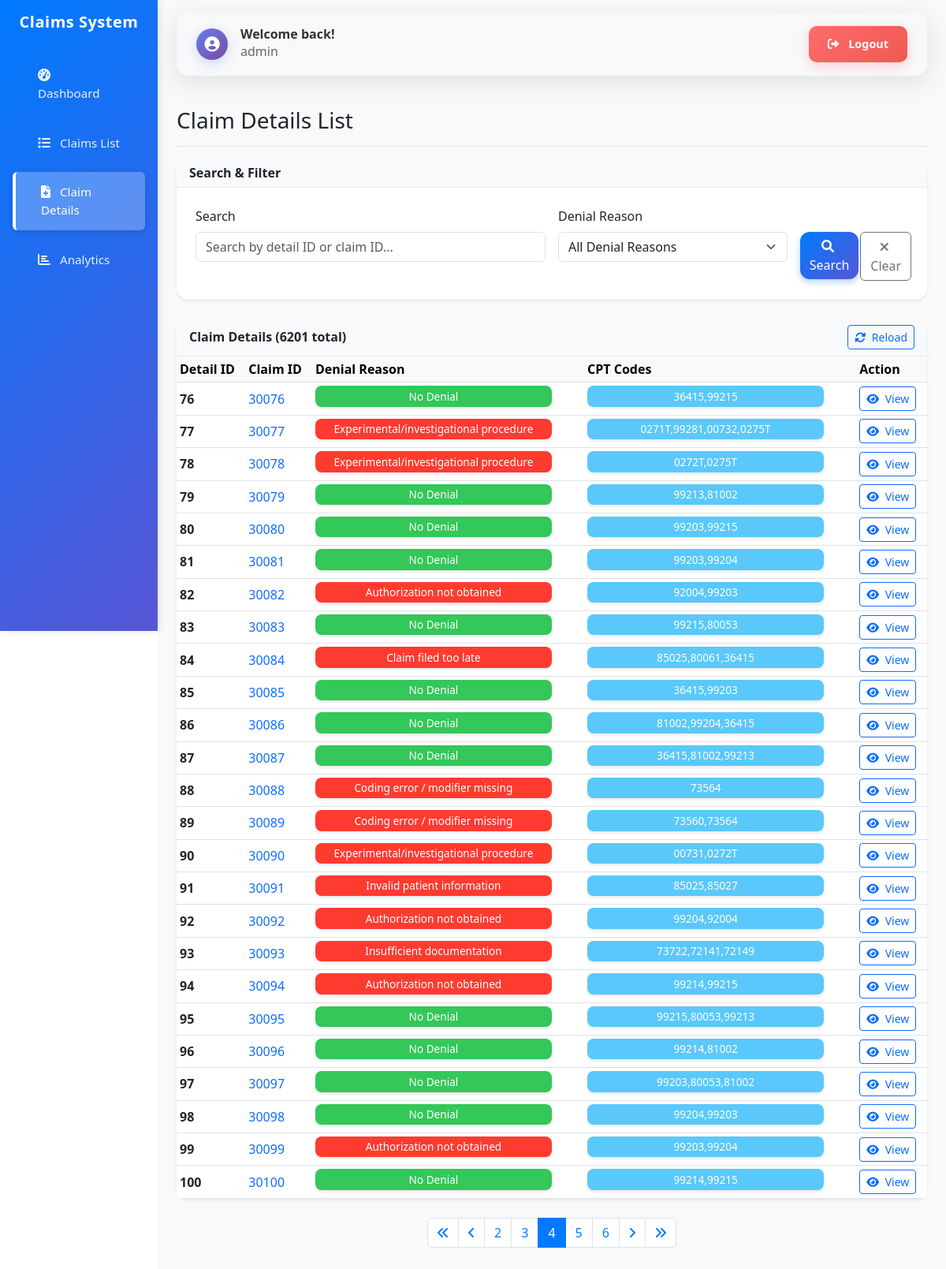
Screenshot of /dashboard/claim-details/?page=4 (signed in) with the database file from the repository.
### claims/models.py (models this page shows, shortened)
class ClaimDetail(models.Model):
    id = models.IntegerField(primary_key=True)
    claim_id = models.BigIntegerField()
    denial_reason = models.CharField(max_length=500, blank=True, null=True)
    cpt_codes = models.CharField(max_length=500, blank=True, null=True)
    class Meta:
        db_table = 'claim_detail'
        verbose_name = 'Claim Detail'
        verbose_name_plural = 'Claim Details'

### claims/views.py (the view)
# urls.py: path('claim-details/', views.claim_details_list, name='claim_details_list'),
@login_required
def claim_details_list(request):
    details = ClaimDetail.objects.all()
    search_query = request.GET.get('search', '')
    if search_query:
        details = details.filter(
            Q(claim_id__icontains=search_query) |
            Q(denial_reason__icontains=search_query) |
            Q(cpt_codes__icontains=search_query)
        )
    denial_filter = request.GET.get('denial_reason', '')
    if denial_filter:
        if denial_filter == 'No Denial':
            details = details.filter(denial_reason__isnull=True) | details.filter(denial_reason='')
        else:
            details = details.filter(denial_reason=denial_filter)
    denial_reasons = ClaimDetail.objects.exclude(
        denial_reason__isnull=True
    ).exclude(
        denial_reason=''
    ).values_list('denial_reason', flat=True).distinct()
    details = details.order_by('id')  # Order by ID for consistent pagination
    paginator = Paginator(details, 25)
    page_number = request.GET.get('page')
    page_obj = paginator.get_page(page_number)
    context = {
        'page_obj': page_obj,
        'search_query': search_query,
        'denial_filter': denial_filter,
        'denial_reasons': denial_reasons,
    }
    return render(request, 'claims/claim_details_list.html', context)

### templates/claims/claim_details_list.html (shortened to what this page needs)
{% extends 'base.html' %}
{% block content %}
<div class="d-flex justify-content-between flex-wrap flex-md-nowrap align-items-center pt-3 pb-2 mb-3 border-bottom">
    <h1 class="h2 fs-3 fs-md-2">Claim Details List</h1>
</div>
<div class="card shadow-sm mb-4" x-data="{
    searchQuery: '{{ search_query }}'
}">
    <div class="card-header bg-light">
        <h6 class="m-0 fw-bold fs-6">Search & Filter</h6>
    </div>
    <div class="card-body p-3 p-md-4">
        <form method="get" class="row g-3">
            <div class="col-12 col-sm-6 col-lg-6">
                <label for="search" class="form-label">Search</label>
                <input type="text" class="form-control" id="search" name="search"
                       value="{{ search_query }}" placeholder="Search by detail ID or claim ID...">
            </div>
            <div class="col-12 col-sm-6 col-lg-4">
                <label for="denial_reason" class="form-label">Denial Reason</label>
                <select class="form-select" id="denial_reason" name="denial_reason">
                    <option value="">All Denial Reasons</option>
                </select>
            </div>
            <div class="col-12 col-sm-6 col-lg-1">
                <label class="form-label">&nbsp;</label>
                <div class="d-grid">
                    <button type="submit" class="btn btn-primary">
                        <i class="fas fa-search me-1"></i>
                        <span class="d-none d-sm-inline">Search</span>
                    </button>
                </div>
            </div>
            <div class="col-12 col-sm-6 col-lg-1">
                <label class="form-label">&nbsp;</label>
                <div class="d-grid">
                    <a href="{% url 'claims:claim_details_list' %}" class="btn btn-outline-secondary">
                        <i class="fas fa-times me-1"></i>
                        <span class="d-none d-sm-inline">Clear</span>
                    </a>
                </div>
            </div>
        </form>
    </div>
</div>
<div class="row g-3 mb-4">
    <div class="col-12">
        <div class="card shadow-sm">
            <div class="card-header bg-light d-flex justify-content-between align-items-center">
                <h6 class="m-0 fw-bold fs-6">Claim Details ({{ page_obj.paginator.count }} total)</h6>
                <div class="btn-group" role="group">
                    <button type="button" class="btn btn-outline-primary btn-sm" onclick="reloadClaimDetails()">
                        <i class="fas fa-sync-alt me-1"></i>
                        <span class="d-none d-sm-inline">Reload</span>
                    </button>
                </div>
            </div>
            <div class="card-body p-0">
                <div class="table-responsive claim-line-items">
                    <table class="table table-hover table-sm mb-0">
                        <thead class="table-light">
                            <tr>
                                <th class="text-nowrap">Detail ID</th>
                                <th class="text-nowrap">Claim ID</th>
                                <th class="text-nowrap">Denial Reason</th>
                                <th class="text-nowrap">CPT Codes</th>
                                <th class="text-nowrap">Action</th>
                            </tr>
                        </thead>
                        <tbody>
                            {% for detail in page_obj %}
                            <tr>
                                <td class="text-nowrap"><strong>{{ detail.id }}</strong></td>
                                <td class="text-nowrap">
                                    <a href="{% url 'claims:claim_detail' detail.claim_id %}" class="text-decoration-none">
                                        {{ detail.claim_id }}
                                    </a>
                                </td>
                                <td class="text-break">
                                    {% if detail.denial_reason %}
                                        <span class="badge bg-danger diagnosis-badge">{{ detail.denial_reason }}</span>
                                    {% else %}
                                        <span class="badge bg-success diagnosis-badge">No Denial</span>
                                    {% endif %}
                                </td>
                                <td class="text-break">
                                    {% if detail.cpt_codes %}
                                        <span class="badge bg-info diagnosis-badge">{{ detail.cpt_codes }}</span>
                                    {% else %}
                                        <span class="text-muted">-</span>
                                    {% endif %}
                                </td>
                                <td class="text-nowrap">
                                    <div class="btn-group" role="group">
                                        <a href="{% url 'claims:claim_detail' detail.claim_id %}" class="btn btn-sm btn-outline-primary">
                                            <i class="fas fa-eye me-1"></i>
                                            <span class="d-none d-sm-inline">View</span>
                                        </a>
                                    </div>
                                </td>
                            </tr>
                            {% endfor %}
                        </tbody>
                    </table>
                </div>
            </div>
        </div>
    </div>
</div>
{% if page_obj.has_other_pages %}
<div class="row">
    <div class="col-12">
        <nav aria-label="Claim details pagination">
            <ul class="pagination justify-content-center">
                {% if page_obj.has_previous %}
                <li class="page-item">
                    <a class="page-link" href="?page=1{% if search_query %}&search={{ search_query }}{% endif %}{% if denial_filter %}&denial_reason={{ denial_filter }}{% endif %}">
                        <i class="fas fa-angle-double-left"></i>
                    </a>
                </li>
                <li class="page-item">
                    <a class="page-link" href="?page={{ page_obj.previous_page_number }}{% if search_query %}&search={{ search_query }}{% endif %}{% if denial_filter %}&denial_reason={{ denial_filter }}{% endif %}">
                        <i class="fas fa-angle-left"></i>
                    </a>
                </li>
                {% endif %}
                {% for num in page_obj.paginator.page_range %}
                    {% if page_obj.number == num %}
                    <li class="page-item active">
                        <span class="page-link">{{ num }}</span>
                    </li>
                    {% elif num > page_obj.number|add:'-3' and num < page_obj.number|add:'3' %}
                    <li class="page-item">
                        <a class="page-link" href="?page={{ num }}{% if search_query %}&search={{ search_query }}{% endif %}{% if denial_filter %}&denial_reason={{ denial_filter }}{% endif %}">{{ num }}</a>
                    </li>
                    {% endif %}
                {% endfor %}
                {% if page_obj.has_next %}
                <li class="page-item">
                    <a class="page-link" href="?page={{ page_obj.next_page_number }}{% if search_query %}&search={{ search_query }}{% endif %}{% if denial_filter %}&denial_reason={{ denial_filter }}{% endif %}">
                        <i class="fas fa-angle-right"></i>
                    </a>
                </li>
                <li class="page-item">
                    <a class="page-link" href="?page={{ page_obj.paginator.num_pages }}{% if search_query %}&search={{ search_query }}{% endif %}{% if denial_filter %}&denial_reason={{ denial_filter }}{% endif %}">
                        <i class="fas fa-angle-double-right"></i>
                    </a>
                </li>
                {% endif %}
            </ul>
        </nav>
    </div>
</div>
{% endif %}
{% endblock %}

### templates/base.html (shortened to what this page needs)
<!DOCTYPE html>
<html lang="en">
<head>
    <link href="https://cdn.jsdelivr.net/npm/bootstrap@5.3.0/dist/css/bootstrap.min.css" rel="stylesheet">
    <link href="https://cdnjs.cloudflare.com/ajax/libs/font-awesome/6.0.0/css/all.min.css" rel="stylesheet">
</head>
<body>
    <div class="container-fluid p-0">
        <div class="row g-0 m-0">
            <nav class="col-12 col-md-3 col-lg-2 d-md-block sidebar collapse offcanvas-md offcanvas-start" id="sidebarOffcanvas" tabindex="-1" aria-labelledby="sidebarOffcanvasLabel">
                <div class="offcanvas-body p-0">
                    <div class="position-sticky pt-3">
                        <div class="text-center mb-4 px-3">
                            <h4 class="text-white fs-5 fs-md-4">Claims System</h4>
                        </div>
                        <ul class="nav flex-column px-3">
                            <li class="nav-item">
                                <a class="nav-link {% if request.resolver_match.url_name == 'dashboard' %}active{% endif %}" href="{% url 'claims:dashboard' %}">
                                    <i class="fas fa-tachometer-alt me-2"></i>
                                    <span class="d-none d-sm-inline">Dashboard</span>
                                </a>
                            </li>
                            <li class="nav-item">
                                <a class="nav-link {% if request.resolver_match.url_name == 'claim_list' %}active{% endif %}" href="{% url 'claims:claim_list' %}">
                                    <i class="fas fa-list me-2"></i>
                                    <span class="d-none d-sm-inline">Claims List</span>
                                </a>
                            </li>
                            <li class="nav-item">
                                <a class="nav-link {% if request.resolver_match.url_name == 'claim_details_list' %}active{% endif %}" href="{% url 'claims:claim_details_list' %}">
                                    <i class="fas fa-file-medical me-2"></i>
                                    <span class="d-none d-sm-inline">Claim Details</span>
                                </a>
                            </li>
                            <li class="nav-item">
                                <a class="nav-link {% if request.resolver_match.url_name == 'analytics' %}active{% endif %}" href="{% url 'claims:analytics' %}">
                                    <i class="fas fa-chart-bar me-2"></i>
                                    <span class="d-none d-sm-inline">Analytics</span>
                                </a>
                            </li>
                        </ul>
                    </div>
                </div>
            </nav>
            <main class="col-12 col-md-9 ms-sm-auto col-lg-10 px-3 px-md-4 main-content">
                <div class="pt-3 pb-2 mb-3">
                    {% if user.is_authenticated %}
                    <div class="user-header mb-4">
                        <div class="d-flex flex-column flex-sm-row justify-content-between align-items-start align-items-sm-center gap-3">
                            <div class="welcome-section">
                                <div class="welcome-icon">
                                    <i class="fas fa-user-circle"></i>
                                </div>
                                <div class="welcome-text">
                                    <h6 class="welcome-title mb-0">Welcome back!</h6>
                                    <small class="welcome-subtitle">{{ user.username }}</small>
                                </div>
                            </div>
                            <div class="logout-section">
                                <a href="{% url 'logout' %}" class="btn btn-logout">
                                    <i class="fas fa-sign-out-alt me-2"></i>
                                    <span class="d-none d-sm-inline">Logout</span>
                                </a>
                            </div>
                        </div>
                    </div>
                    {% endif %}
                    {% block content %}{% endblock %}
                </div>
            </main>
        </div>
    </div>
</body>
</html>

### rows the page displays
ClaimDetail: id "76", claim_id "30076", shows "No Denial", cpt_codes "36415,99215"
ClaimDetail: id "77", claim_id "30077", denial_reason "Experimental/investigational procedure", cpt_codes "0271T,99281,00732,0275T"
ClaimDetail: id "78", claim_id "30078", denial_reason "Experimental/investigational procedure", cpt_codes "0272T,0275T"
ClaimDetail: id "79", claim_id "30079", shows "No Denial", cpt_codes "99213,81002"
ClaimDetail: id "80", claim_id "30080", shows "No Denial", cpt_codes "99203,99215"
ClaimDetail: id "81", claim_id "30081", shows "No Denial", cpt_codes "99203,99204"
ClaimDetail: id "82", claim_id "30082", denial_reason "Authorization not obtained", cpt_codes "92004,99203"
ClaimDetail: id "83", claim_id "30083", shows "No Denial", cpt_codes "99215,80053"
ClaimDetail: id "84", claim_id "30084", denial_reason "Claim filed too late", cpt_codes "85025,80061,36415"
ClaimDetail: id "85", claim_id "30085", shows "No Denial", cpt_codes "36415,99203"
ClaimDetail: id "86", claim_id "30086", shows "No Denial", cpt_codes "81002,99204,36415"
ClaimDetail: id "87", claim_id "30087", shows "No Denial", cpt_codes "36415,81002,99213"
ClaimDetail: id "88", claim_id "30088", denial_reason "Coding error / modifier missing", cpt_codes "73564"
ClaimDetail: id "89", claim_id "30089", denial_reason "Coding error / modifier missing", cpt_codes "73560,73564"
ClaimDetail: id "90", claim_id "30090", denial_reason "Experimental/investigational procedure", cpt_codes "00731,0272T"
ClaimDetail: id "91", claim_id "30091", denial_reason "Invalid patient information", cpt_codes "85025,85027"
ClaimDetail: id "92", claim_id "30092", denial_reason "Authorization not obtained", cpt_codes "99204,92004"
ClaimDetail: id "93", claim_id "30093", denial_reason "Insufficient documentation", cpt_codes "73722,72141,72149"
ClaimDetail: id "94", claim_id "30094", denial_reason "Authorization not obtained", cpt_codes "99214,99215"
ClaimDetail: id "95", claim_id "30095", shows "No Denial", cpt_codes "99215,80053,99213"
ClaimDetail: id "96", claim_id "30096", shows "No Denial", cpt_codes "99214,81002"
ClaimDetail: id "97", claim_id "30097", shows "No Denial", cpt_codes "99203,80053,81002"
ClaimDetail: id "98", claim_id "30098", shows "No Denial", cpt_codes "99204,99203"
ClaimDetail: id "99", claim_id "30099", denial_reason "Authorization not obtained", cpt_codes "99203,99204"
ClaimDetail: id "100", claim_id "30100", shows "No Denial", cpt_codes "99214,99215"

### other values shown
{{ user.username }} "admin"
{{ page_obj.paginator.count }} "6201"
{{ num }} "2" "3" "5" "6"
{{ num }} "4"
